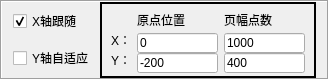
           <widget class="QFrame" name="frame">
            <property name="minimumSize">
             <size>
              <width>0</width>
              <height>80</height>
             </size>
            </property>
            <property name="maximumSize">
             <size>
              <width>16777215</width>
              <height>80</height>
             </size>
            </property>
            <property name="frameShape">
             <enum>QFrame::Box</enum>
            </property>
            <property name="frameShadow">
             <enum>QFrame::Sunken</enum>
            </property>
            <layout class="QHBoxLayout" name="horizontalLayout_3">
             <property name="topMargin">
              <number>0</number>
             </property>
             <property name="bottomMargin">
              <number>0</number>
             </property>
             <item>
              <layout class="QVBoxLayout" name="verticalLayout_3">
               <item>
                <widget class="QCheckBox" name="chkTrackX">
                 <property name="text">
                  <string>X轴跟随</string>
                 </property>
                 <property name="checked">
                  <bool>true</bool>
                 </property>
                </widget>
               </item>
               <item>
                <widget class="QCheckBox" name="chkAdjustY">
                 <property name="text">
                  <string>Y轴自适应</string>
                 </property>
                </widget>
               </item>
              </layout>
             </item>
             <item>
              <widget class="QFrame" name="FramePagePoint">
               <property name="frameShape">
                <enum>QFrame::WinPanel</enum>
               </property>
               <property name="frameShadow">
                <enum>QFrame::Plain</enum>
               </property>
               <layout class="QGridLayout" name="gridLayout">
                <item row="0" column="1">
                 <widget class="QLabel" name="lblPointOrigin">
                  <property name="text">
                   <string>原点位置</string>
                  </property>
                 </widget>
                </item>
                <item row="0" column="2">
                 <widget class="QLabel" name="lblPointCount">
                  <property name="text">
                   <string>页幅点数</string>
                  </property>
                 </widget>
                </item>
                <item row="1" column="0">
                 <widget class="QLabel" name="lblPointCountX">
                  <property name="text">
                   <string>X：</string>
                  </property>
                 </widget>
                </item>
                <item row="1" column="1">
                 <widget class="QLineEdit" name="txtPointOriginX">
                  <property name="minimumSize">
                   <size>
                    <width>81</width>
                    <height>20</height>
                   </size>
                  </property>
                  <property name="maximumSize">
                   <size>
                    <width>81</width>
                    <height>20</height>
                   </size>
                  </property>
                  <property name="text">
                   <string>0</string>
                  </property>
                 </widget>
                </item>
                <item row="1" column="2">
                 <widget class="QLineEdit" name="txtPointCountX">
                  <property name="minimumSize">
                   <size>
                    <width>81</width>
                    <height>20</height>
                   </size>
                  </property>
                  <property name="maximumSize">
                   <size>
                    <width>81</width>
                    <height>20</height>
                   </size>
                  </property>
                  <property name="focusPolicy">
                   <enum>Qt::StrongFocus</enum>
                  </property>
                  <property name="text">
                   <string>1000</string>
                  </property>
                 </widget>
                </item>
                <item row="2" column="0">
                 <widget class="QLabel" name="lblPointCountY">
                  <property name="text">
                   <string>Y：</string>
                  </property>
                 </widget>
                </item>
                <item row="2" column="1">
                 <widget class="QLineEdit" name="txtPointOriginY">
                  <property name="minimumSize">
                   <size>
                    <width>81</width>
                    <height>20</height>
                   </size>
                  </property>
                  <property name="maximumSize">
                   <size>
                    <width>81</width>
                    <height>20</height>
                   </size>
                  </property>
                  <property name="text">
                   <string>-200</string>
                  </property>
                 </widget>
                </item>
                <item row="2" column="2">
                 <widget class="QLineEdit" name="txtPointCountY">
                  <property name="minimumSize">
                   <size>
                    <width>81</width>
                    <height>20</height>
                   </size>
                  </property>
                  <property name="maximumSize">
                   <size>
                    <width>81</width>
                    <height>20</height>
                   </size>
                  </property>
                  <property name="text">
                   <string>400</string>
                  </property>
                 </widget>
                </item>
               </layout>
              </widget>
             </item>
            </layout>
           </widget>
